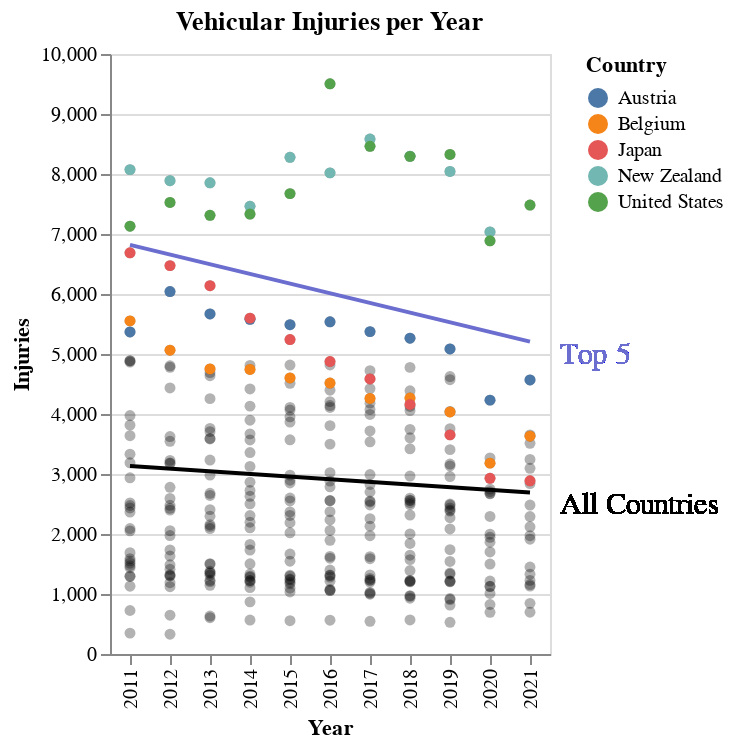

Notebook cell for this chart:
### Code cell
# Scatterplot - Injuries per Year
    # separated by Top 5 vs Total
    # incl regression lines

data_grouped1 = data.groupby(['Country','Year'], as_index=False).agg('sum')
data_grouped1.sort_values(by='Injuries')
data_grouped1 = data_grouped1[data_grouped1['Country'].isin(['United States','New Zealand','Belgium','Austria','Japan'])]

points1 = alt.Chart(data_grouped1, title = 'Vehicular Injuries per Year').mark_point(filled=True, opacity=1).encode(
    x = 'Year:O',
    y = 'Injuries:Q',
    color = alt.Color('Country:N'),
    tooltip = ['Country:N']
)

line1 = points1.transform_regression('Year','Injuries').mark_line(opacity=1, color='#6b6ecf').encode(color=alt.Color(legend=None))

points2 = alt.Chart(data, title = 'Vehicular Injuries per Year').mark_point(filled=True, opacity=0.3, color='black').encode(
    x = 'Year:O',
    y = 'Injuries:Q'
)

line2 = points2.transform_regression('Year','Injuries').mark_line(opacity=1, color='black').encode(color=alt.Color(legend=None)) 

annotation1 = alt.Chart(data).mark_text(
    align = 'left',
    fontSize = 15,
    color = '#6b6ecf'
).encode(
    x = alt.value(225),
    y = alt.value(150),
    text = alt.value(['Top 5'])
)

annotation2 = alt.Chart(data).mark_text(
    align = 'left',
    fontSize = 15,
    color = 'black'
).encode(
    x = alt.value(225),
    y = alt.value(225),
    text = alt.value(['All Countries'])
)    
points2 + points1 +  line1 + line2 + annotation1 + annotation2

### Figure 1 — Vega-Lite specification as saved in the notebook (floating-point values rounded to 4 significant figures; data arrays with more than 128 entries replaced by an {"elided": "..."} marker saying what was removed)
{"config": {"view": {"continuousWidth": 300, "continuousHeight": 300}}, "layer": [{"data": {"name": "data-d64bb831b89f772088b8ee9ae7961105"}, "mark": {"type": "point", "color": "black", "filled": true, "opacity": 0.3}, "encoding": {"x": {"field": "Year", "type": "ordinal"}, "y": {"field": "Injuries", "type": "quantitative"}}, "title": "Vehicular Injuries per Year"}, {"data": {"name": "data-adb24fd2ee9efbaad1175913f4563622"}, "mark": {"type": "point", "filled": true, "opacity": 1}, "encoding": {"color": {"field": "Country", "type": "nominal"}, "tooltip": [{"field": "Country", "type": "nominal"}], "x": {"field": "Year", "type": "ordinal"}, "y": {"field": "Injuries", "type": "quantitative"}}, "title": "Vehicular Injuries per Year"}, {"data": {"name": "data-adb24fd2ee9efbaad1175913f4563622"}, "mark": {"type": "line", "color": "#6b6ecf", "opacity": 1}, "encoding": {"color": {"legend": null}, "tooltip": [{"field": "Country", "type": "nominal"}], "x": {"field": "Year", "type": "ordinal"}, "y": {"field": "Injuries", "type": "quantitative"}}, "title": "Vehicular Injuries per Year", "transform": [{"on": "Year", "regression": "Injuries"}]}, {"data": {"name": "data-d64bb831b89f772088b8ee9ae7961105"}, "mark": {"type": "line", "color": "black", "opacity": 1}, "encoding": {"color": {"legend": null}, "x": {"field": "Year", "type": "ordinal"}, "y": {"field": "Injuries", "type": "quantitative"}}, "title": "Vehicular Injuries per Year", "transform": [{"on": "Year", "regression": "Injuries"}]}, {"data": {"name": "data-d64bb831b89f772088b8ee9ae7961105"}, "mark": {"type": "text", "align": "left", "color": "#6b6ecf", "fontSize": 15}, "encoding": {"text": {"value": ["Top 5"]}, "x": {"value": 225}, "y": {"value": 150}}}, {"data": {"name": "data-d64bb831b89f772088b8ee9ae7961105"}, "mark": {"type": "text", "align": "left", "color": "black", "fontSize": 15}, "encoding": {"text": {"value": ["All Countries"]}, "x": {"value": 225}, "y": {"value": 225}}}], "$schema": "https://vega.github.io/schema/vega-lite/v5.15.1.json", "datasets": {"data-d64bb831b89f772088b8ee9ae7961105": {"elided": "328 records"}, "data-adb24fd2ee9efbaad1175913f4563622": [{"Country": "Austria", "Year": 2011, "Transformed_GDP": 657000.0, "Injuries": 5367.0, "Vehicles": 1385.0, "GDP": 431700000000.0}, {"Country": "Austria", "Year": 2012, "Transformed_GDP": 639800.0, "Injuries": 6040.0, "Vehicles": 1307.0, "GDP": 409400000000.0}, {"Country": "Austria", "Year": 2013, "Transformed_GDP": 655900.0, "Injuries": 5667.0, "Vehicles": 1241.0, "GDP": 430200000000.0}, {"Country": "Austria", "Year": 2014, "Transformed_GDP": 665300.0, "Injuries": 5579.0, "Vehicles": 1180.0, "GDP": 442600000000.0}, {"Country": "Austria", "Year": 2015, "Transformed_GDP": 618000.0, "Injuries": 5489.0, "Vehicles": 1200.0, "GDP": 382000000000.0}, {"Country": "Austria", "Year": 2016, "Transformed_GDP": 629200.0, "Injuries": 5537.0, "Vehicles": 1282.0, "GDP": 395800000000.0}, {"Country": "Austria", "Year": 2017, "Transformed_GDP": 646000.0, "Injuries": 5373.0, "Vehicles": 1374.0, "GDP": 417300000000.0}, {"Country": "Austria", "Year": 2018, "Transformed_GDP": 674500.0, "Injuries": 5264.0, "Vehicles": 1326.0, "GDP": 455000000000.0}, {"Country": "Austria", "Year": 2019, "Transformed_GDP": 666800.0, "Injuries": 5085.0, "Vehicles": 1281.0, "GDP": 444600000000.0}, {"Country": "Austria", "Year": 2020, "Transformed_GDP": 659700.0, "Injuries": 4231.0, "Vehicles": 967.4, "GDP": 435200000000.0}, {"Country": "Austria", "Year": 2021, "Transformed_GDP": 693100.0, "Injuries": 4568.0, "Vehicles": 932.6, "GDP": 480400000000.0}, {"Country": "Belgium", "Year": 2011, "Transformed_GDP": 723400.0, "Injuries": 5552.0, "Vehicles": 1370.0, "GDP": 523300000000.0}, {"Country": "Belgium", "Year": 2012, "Transformed_GDP": 704400.0, "Injuries": 5063.0, "Vehicles": 1166.0, "GDP": 496200000000.0}, {"Country": "Belgium", "Year": 2013, "Transformed_GDP": 722400.0, "Injuries": 4751.0, "Vehicles": 1164.0, "GDP": 521800000000.0}, {"Country": "Belgium", "Year": 2014, "Transformed_GDP": 731700.0, "Injuries": 4742.0, "Vehicles": 1157.0, "GDP": 535400000000.0}, {"Country": "Belgium", "Year": 2015, "Transformed_GDP": 680000.0, "Injuries": 4601.0, "Vehicles": 1200.0, "GDP": 462300000000.0}, {"Country": "Belgium", "Year": 2016, "Transformed_GDP": 690000.0, "Injuries": 4515.0, "Vehicles": 1292.0, "GDP": 476100000000.0}, {"Country": "Belgium", "Year": 2017, "Transformed_GDP": 709100.0, "Injuries": 4259.0, "Vehicles": 1309.0, "GDP": 502800000000.0}, {"Country": "Belgium", "Year": 2018, "Transformed_GDP": 737100.0, "Injuries": 4265.0, "Vehicles": 1316.0, "GDP": 543300000000.0}, {"Country": "Belgium", "Year": 2019, "Transformed_GDP": 732000.0, "Injuries": 4034.0, "Vehicles": 1317.0, "GDP": 535900000000.0}, {"Country": "Belgium", "Year": 2020, "Transformed_GDP": 724700.0, "Injuries": 3181.0, "Vehicles": 1033.0, "GDP": 525200000000.0}, {"Country": "Belgium", "Year": 2021, "Transformed_GDP": 770900.0, "Injuries": 3630.0, "Vehicles": 917.5, "GDP": 594400000000.0}, {"Country": "Japan", "Year": 2011, "Transformed_GDP": 2497000.0, "Injuries": 6687.0, "Vehicles": 1059.0, "GDP": 6233000000000.0}, {"Country": "Japan", "Year": 2012, "Transformed_GDP": 2504000.0, "Injuries": 6473.0, "Vehicles": 1338.0, "GDP": 6272000000000.0}, {"Country": "Japan", "Year": 2013, "Transformed_GDP": 2283000.0, "Injuries": 6139.0, "Vehicles": 1274.0, "GDP": 5212000000000.0}, {"Country": "Japan", "Year": 2014, "Transformed_GDP": 2213000.0, "Injuries": 5598.0, "Vehicles": 1269.0, "GDP": 4897000000000.0}, {"Country": "Japan", "Year": 2015, "Transformed_GDP": 2108000.0, "Injuries": 5240.0, "Vehicles": 1200.0, "GDP": 4445000000000.0}, {"Country": "Japan", "Year": 2016, "Transformed_GDP": 2237000.0, "Injuries": 4875.0, "Vehicles": 1243.0, "GDP": 5004000000000.0}, {"Country": "Japan", "Year": 2017, "Transformed_GDP": 2221000.0, "Injuries": 4584.0, "Vehicles": 1306.0, "GDP": 4931000000000.0}, {"Country": "Japan", "Year": 2018, "Transformed_GDP": 2245000.0, "Injuries": 4159.0, "Vehicles": 1285.0, "GDP": 5041000000000.0}, {"Country": "Japan", "Year": 2019, "Transformed_GDP": 2262000.0, "Injuries": 3652.0, "Vehicles": 1252.0, "GDP": 5118000000000.0}, {"Country": "Japan", "Year": 2020, "Transformed_GDP": 2247000.0, "Injuries": 2929.0, "Vehicles": 1100.0, "GDP": 5049000000000.0}, {"Country": "Japan", "Year": 2021, "Transformed_GDP": 2237000.0, "Injuries": 2886.0, "Vehicles": 1065.0, "GDP": 5006000000000.0}, {"Country": "New Zealand", "Year": 2011, "Transformed_GDP": 410200.0, "Injuries": 8073.0, "Vehicles": 728.2, "GDP": 168300000000.0}, {"Country": "New Zealand", "Year": 2012, "Transformed_GDP": 419800.0, "Injuries": 7889.0, "Vehicles": 780.0, "GDP": 176200000000.0}, {"Country": "New Zealand", "Year": 2013, "Transformed_GDP": 436900.0, "Injuries": 7854.0, "Vehicles": 911.8, "GDP": 190900000000.0}, {"Country": "New Zealand", "Year": 2014, "Transformed_GDP": 448700.0, "Injuries": 7462.0, "Vehicles": 1109.0, "GDP": 201300000000.0}, {"Country": "New Zealand", "Year": 2015, "Transformed_GDP": 422000.0, "Injuries": 8278.0, "Vehicles": 1200.0, "GDP": 178100000000.0}, {"Country": "New Zealand", "Year": 2016, "Transformed_GDP": 434600.0, "Injuries": 8019.0, "Vehicles": 1268.0, "GDP": 188800000000.0}, {"Country": "New Zealand", "Year": 2017, "Transformed_GDP": 454500.0, "Injuries": 8583.0, "Vehicles": 1379.0, "GDP": 206600000000.0}, {"Country": "New Zealand", "Year": 2018, "Transformed_GDP": 460300.0, "Injuries": 8298.0, "Vehicles": 1286.0, "GDP": 211900000000.0}, {"Country": "New Zealand", "Year": 2019, "Transformed_GDP": 461600.0, "Injuries": 8042.0, "Vehicles": 1231.0, "GDP": 213100000000.0}, {"Country": "New Zealand", "Year": 2020, "Transformed_GDP": 461100.0, "Injuries": 7035.0, "Vehicles": 975.1, "GDP": 212600000000.0}, {"Country": "United States", "Year": 2011, "Transformed_GDP": 3950000.0, "Injuries": 7130.0, "Vehicles": 971.2, "GDP": 15600000000000.0}, {"Country": "United States", "Year": 2012, "Transformed_GDP": 4032000.0, "Injuries": 7526.0, "Vehicles": 1155.0, "GDP": 16250000000000.0}, {"Country": "United States", "Year": 2013, "Transformed_GDP": 4104000.0, "Injuries": 7312.0, "Vehicles": 1209.0, "GDP": 16840000000000.0}, {"Country": "United States", "Year": 2014, "Transformed_GDP": 4189000.0, "Injuries": 7333.0, "Vehicles": 1229.0, "GDP": 17550000000000.0}, {"Country": "United States", "Year": 2015, "Transformed_GDP": 4267000.0, "Injuries": 7673.0, "Vehicles": 1200.0, "GDP": 18210000000000.0}, {"Country": "United States", "Year": 2016, "Transformed_GDP": 4324000.0, "Injuries": 9504.0, "Vehicles": 1097.0, "GDP": 18700000000000.0}, {"Country": "United States", "Year": 2017, "Transformed_GDP": 4413000.0, "Injuries": 8461.0, "Vehicles": 970.6, "GDP": 19480000000000.0}, {"Country": "United States", "Year": 2018, "Transformed_GDP": 4531000.0, "Injuries": 8294.0, "Vehicles": 846.4, "GDP": 20530000000000.0}, {"Country": "United States", "Year": 2019, "Transformed_GDP": 4624000.0, "Injuries": 8326.0, "Vehicles": 752.3, "GDP": 21380000000000.0}, {"Country": "United States", "Year": 2020, "Transformed_GDP": 4589000.0, "Injuries": 6886.0, "Vehicles": 542.2, "GDP": 21060000000000.0}, {"Country": "United States", "Year": 2021, "Transformed_GDP": 4829000.0, "Injuries": 7483.0, "Vehicles": 534.0, "GDP": 23320000000000.0}]}}
